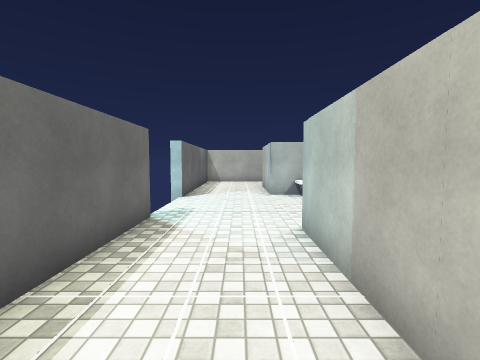
[1] (above)

16 first-person views from a walk through a Unity game level. The camera is 1.5 m above the floor, tilts 4° down and sees 85° across. The floor is counted in squares, 1 m on a side. Each view is taken from the middle of a square. On the plan, view 1 faces up. The plan holds only what a view shows up to about 14 squares ahead; the rest is blank. Some surface patterns are stand-ins.

[2]
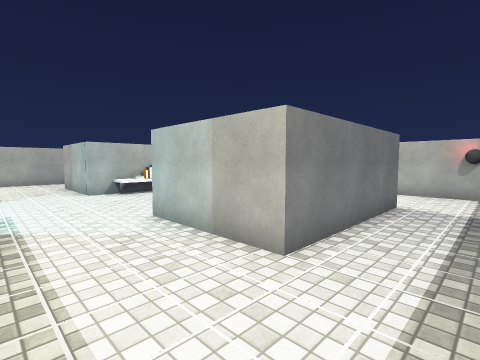

[3]
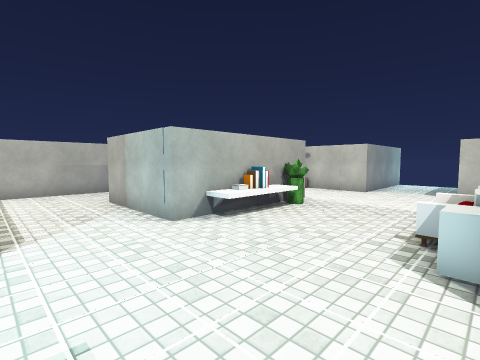

[4]
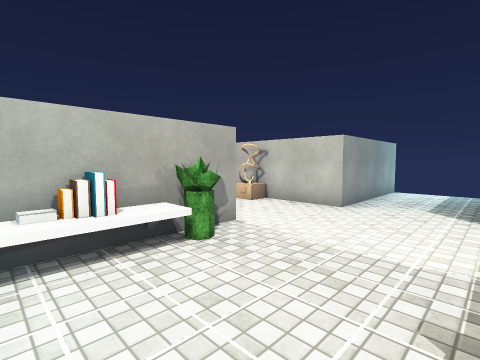

[5]
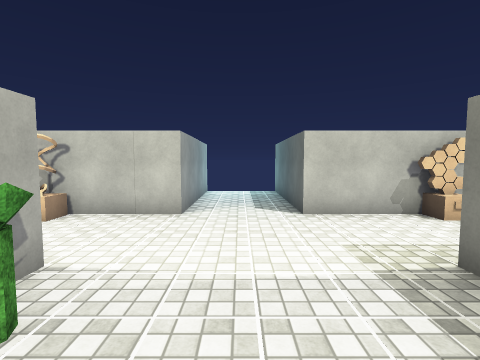

[6]
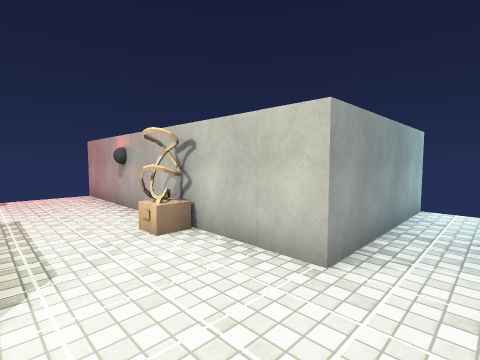

[7]
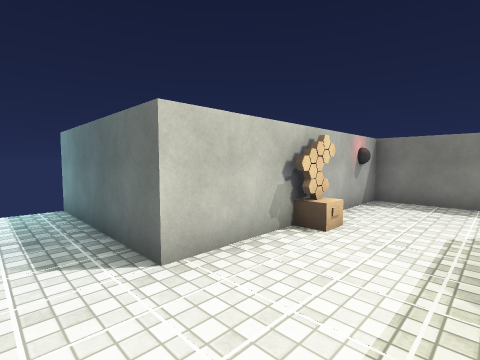

[8]
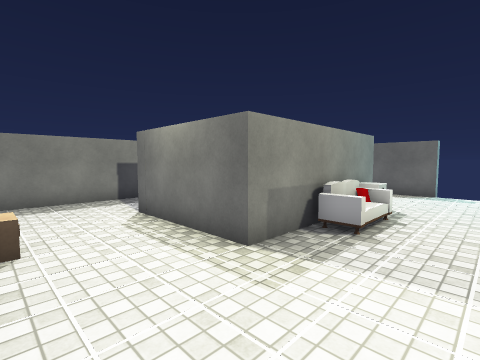

[9]
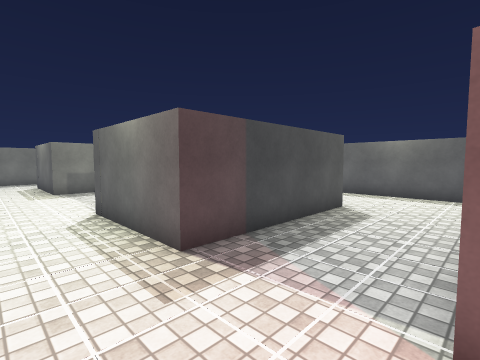

[10]
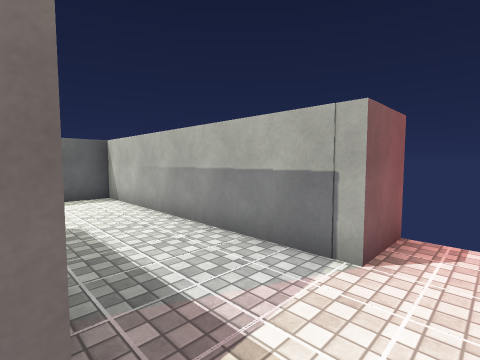

[11]
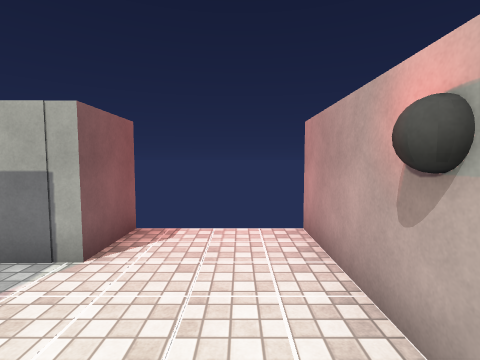

[12]
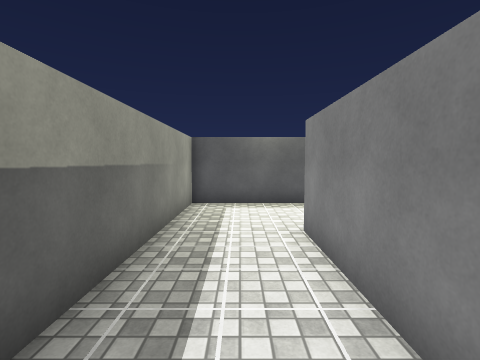

[13]
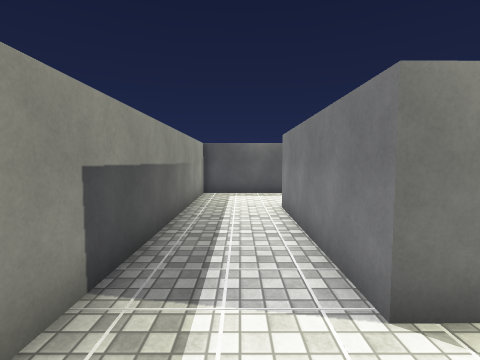

[14]
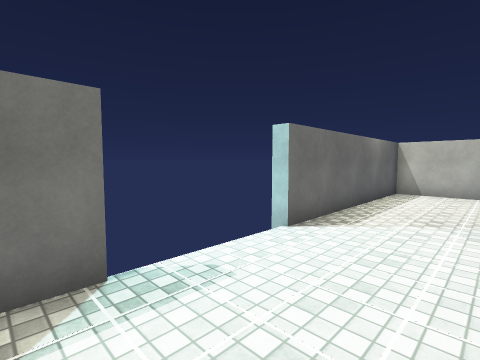

[15]
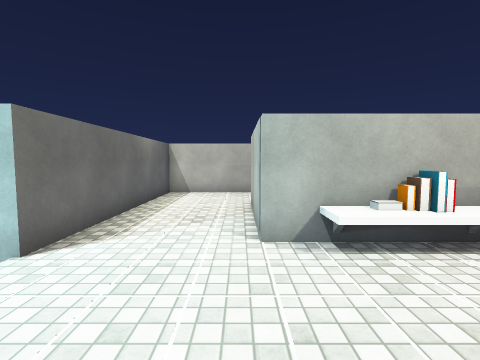

[16]
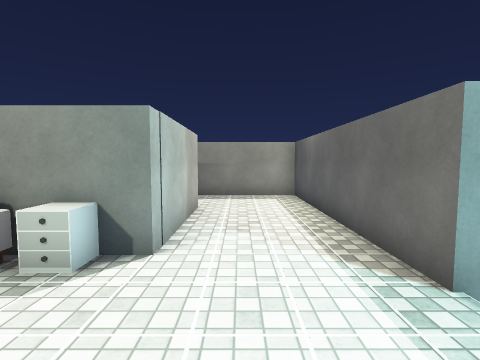

### Floor plan
Points are (right, up) in squares from view 1. A wall is a line through its corners. A room is listed if a view was taken in it or the views show most of it. See-through windows are left out.
Room 1 (views 1, 2, 3, 4, 5, 6, 7, 8, 9, 10, 11, 12, 13, 14, 15, 16)
walls: (7.7, 11.8) (1.4, 11.8) (1.4, 16.3) (7.7, 16.3) (7.7, 11.8); (7.7, 5.9) (7.7, 1.4) (1.4, 1.4) (1.4, 5.9) (7.7, 5.9); (-2.4, 7.2) (-2.4, -1.7) (11.4, -1.7) (11.4, 7.2) (17.5, 7.2); (17.4, 10.7) (11.4, 10.7) (11.4, 21.9); (7.7, 21.9) (7.7, 19.8) (-2.4, 19.8) (-2.4, 11)
ways out: gap at (-3, 7); gap at (-3, 11)
objects: other object (3, 6); other object (3, 11) to (5, 11); other object (6, 11); other object (11, 0); other object (11, 3) to (11, 4); other object (11, 14) to (11, 15); other object (11, 18)

Positions as (right, up) in squares from view 1, and headings:
1: (0, 0), facing up
2: (-2, -1), facing up-right
3: (-2, 6), facing up-right
4: (3, 7), facing up-right
5: (4, 9), facing right
6: (8, 9), facing up-right
7: (8, 9), facing down-right
8: (11, 9), facing down-left
9: (10, 20), facing down-left
10: (9, 16), facing up-left
11: (10, 16), facing up
12: (7, 0), facing left
13: (10, 0), facing left
14: (1, 6), facing up-left
15: (1, 7), facing up
16: (0, 10), facing down
